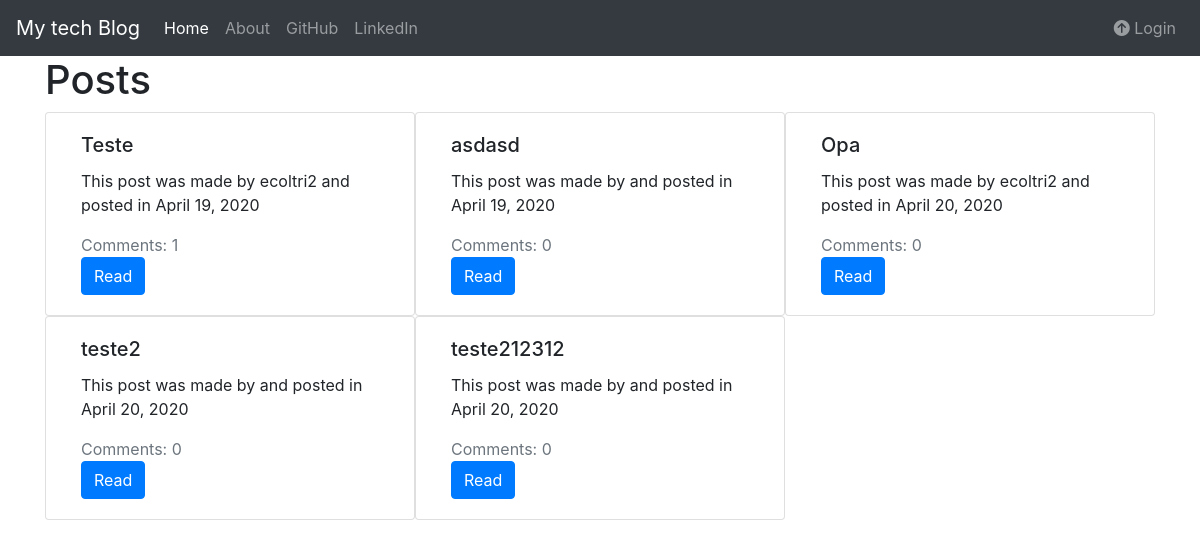
The app's page /, older data.
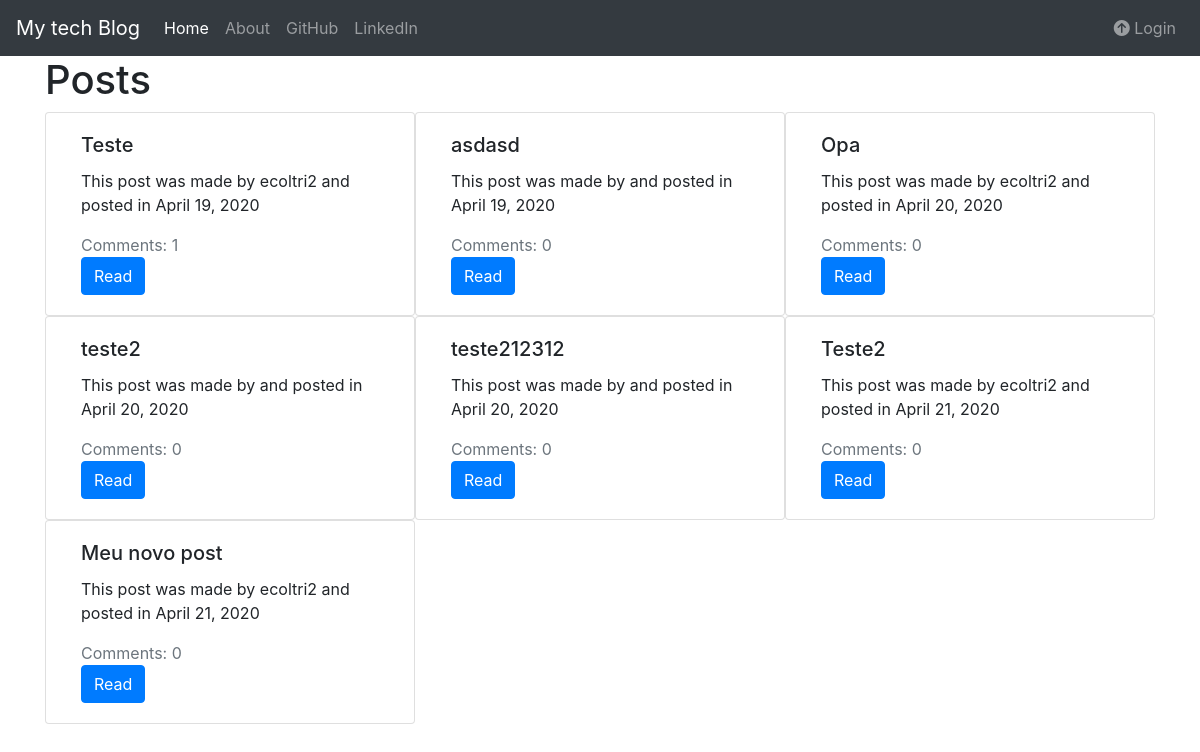
The same page, newer data.
### posters/models.py (models this page shows, shortened)
class Post(models.Model):
    title = models.CharField(max_length=60,unique=True)
    author = models.ForeignKey(User,on_delete=models.CASCADE)
    published_date = models.DateField(auto_now=True)
    body = models.TextField(max_length=3000)
    is_publicated = models.BooleanField(default=False)

### posters/views.py (the view)
# urls.py: path("", views.PostListView.as_view(), name="home"),
class PostListView(ListView):
    slug_field = 'id'
    slug_url_kwarg = 'id'
    model = models.Post
    context_object_name = 'posts'

### posters/templates/posters/post_list.html
{%extends './base.html'%}
{%block body_block%}
<h1>Posts</h1>
{%if posts%}
<div class="container">
    <div class="row">
        {%for post in posts%}
        <div class="card col-4" style="width: 18rem;">
            <div class="card-body">
                <h5 class="card-title">{{post.title}}</h5>
                <p class="card-text">This post was made by {{post.author}} and posted in {{post.published_date}}</p>
                <div class="text-muted">Comments: {{post.comments.all.count}}</div>
                <a href="{%url 'posters:detail' id=post.id%}" class="btn btn-primary">Read</a>
            </div>
        </div>
        {%endfor%}
    </div>
</div>
{%else%}
<h2>Sorry, we are without posts!</h2>
{%endif%}
{%endblock%}

### posters/templates/posters/base.html (shortened to what this page needs)
<!DOCTYPE html>
{%load static%}
<html lang="en">
<head>
    <link rel="stylesheet" href="https://stackpath.bootstrapcdn.com/bootstrap/4.4.1/css/bootstrap.min.css"
>
    <link rel="stylesheet" href="{%static 'posters/my_style.css'%}">
</head>
<body>
    <nav class="navbar navbar-expand-lg navbar-dark bg-dark">
        <a class="navbar-brand" href="{%url 'posters:home'%}">My tech Blog</a>
        <div class="collapse navbar-collapse" id="navbarSupportedContent">
            <ul class="navbar-nav mr-auto">
                <li class="nav-item active">
                    <a class="nav-link" href="{%url 'posters:home'%}">Home<span class="sr-only">(current)</span></a>
                </li>
                <li class="nav-item">
                    <a class="nav-link" href="#">About</a>
                </li>
                <li class="nav-item">
                    <a class="nav-link" href="#">GitHub</a>
                </li>
                <li class="nav-item">
                    <a class="nav-link" href="#">LinkedIn</a>
                </li>
            </ul>
            <ul class="nav navbar-nav navbar-right">
                {%if user.is_authenticated%}
                <li class="nav-item"><a href="{%url 'posters:new_post'%}" class="nav-link">New Post</a></li>
                <li class="nav-item"><a href="#" class="nav-link">Drafts</a></li>
                <li class="nav-item"><a href="{%url 'userLogin:logout'%}" class="nav-link"><i class="far fa-arrow-alt-circle-right"></i>Logout</a></li>
                {%else%}
                <li class="nav-item"><a href="{%url 'userLogin:login'%}" class="nav-link"><i class="fas fa-arrow-circle-up"></i> Login</a></li>
                {%endif%}
            </ul>
        </div>
    </nav>
    <div class="container">
        {%block body_block%}
        {%endblock%}
    </div>
</body>
</html>

Row changes from the older to the newer data that the page shows:
added Post: title "Teste2", author "ecoltri2", published_date "April 21, 2020", comments.all.count "0"
added Post: title "Meu novo post", author "ecoltri2", published_date "April 21, 2020", comments.all.count "0"
